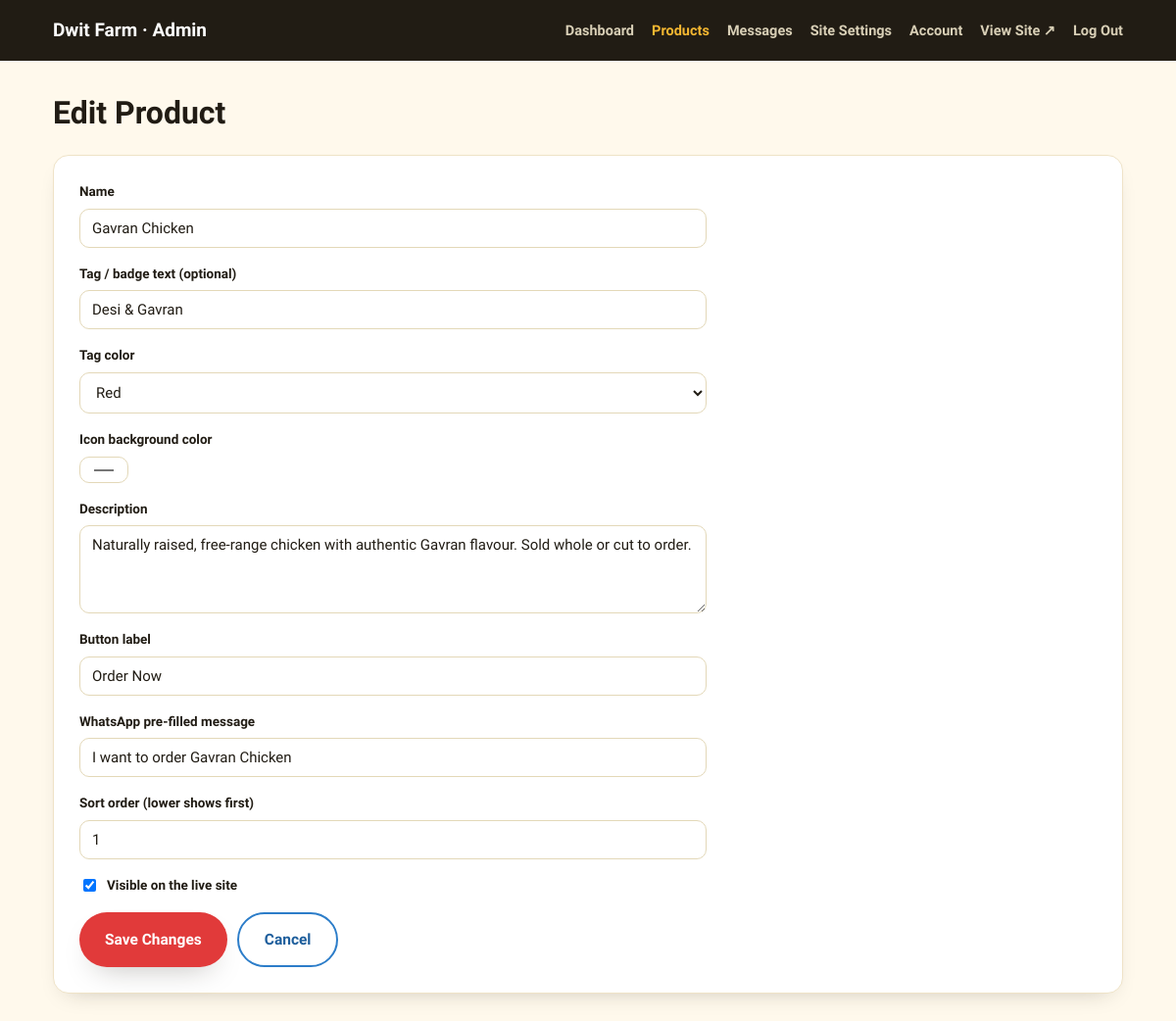
The app's page /admin/products/1/edit (signed in) with its own data.
### models.py (models this page shows, shortened)
class Setting(db.Model):
    key = db.Column(db.String(80), primary_key=True)
    value = db.Column(db.Text, default="")

class Product(db.Model):
    id = db.Column(db.Integer, primary_key=True)
    name = db.Column(db.String(120), nullable=False)
    tag = db.Column(db.String(60), default="")            # small badge, e.g. "Desi & Gavran"
    tag_color = db.Column(db.String(20), default="red")    # red | yellow | blue (matches CSS classes)
    art_bg = db.Column(db.String(20), default="#FBE3E1")   # background color behind the icon
    description = db.Column(db.Text, default="")
    cta_label = db.Column(db.String(60), default="Order Now")
    whatsapp_message = db.Column(db.String(255), default="")
    sort_order = db.Column(db.Integer, default=0)
    is_active = db.Column(db.Boolean, default=True)
    created_at = db.Column(db.DateTime, default=datetime.utcnow)

### app.py (the view, shortened to what this page needs)
    @app.route("/admin/products/<int:product_id>/edit", methods=["GET", "POST"])
    @login_required
    def admin_product_edit(product_id):
        p = Product.query.get_or_404(product_id)
        return render_template("admin/product_form.html", product=p, active="products")

### app.py (called while the page is built)
def get_settings():
    return {s.key: s.value for s in Setting.query.all()}

def login_required(view):
    @wraps(view)
    def wrapped(*args, **kwargs):
        if not session.get("admin_id"):
            flash("Please log in to continue.", "error")
            return redirect(url_for("admin_login", next=request.path))
        return view(*args, **kwargs)
    return wrapped

### templates/admin/product_form.html (shortened to what this page needs)
{% extends "admin/base.html" %}
{% block content %}
<h1 style="margin-bottom:24px;">{{ "Edit Product" if product else "Add Product" }}</h1>
<div class="admin-card">
  <form method="POST" class="admin-form">
    <label>Name <input type="text" name="name" required value="{{ product.name if product else '' }}"></label>
    <label>Tag / badge text (optional) <input type="text" name="tag" value="{{ product.tag if product else '' }}" placeholder="e.g. Daily Fresh"></label>
    <label>Tag color
      <select name="tag_color">
        {% for c in ["red","yellow","blue"] %}
        <option value="{{ c }}" {% if product and product.tag_color == c %}selected{% endif %}>{{ c|capitalize }}</option>
        {% endfor %}
      </select>
    </label>
    <label>Icon background color <input type="color" name="art_bg" value="{{ product.art_bg if product else '#FBE3E1' }}"></label>
    <label>Description <textarea name="description" required>{{ product.description if product else '' }}</textarea></label>
    <label>Button label <input type="text" name="cta_label" value="{{ product.cta_label if product else 'Order Now' }}"></label>
    <label>WhatsApp pre-filled message
      <input type="text" name="whatsapp_message" value="{{ product.whatsapp_message if product else '' }}" placeholder="e.g. I want to order ...">
    </label>
    <label>Sort order (lower shows first) <input type="number" name="sort_order" value="{{ product.sort_order if product else 0 }}"></label>
    <label class="checkbox-row">
      <input type="checkbox" name="is_active" {% if not product or product.is_active %}checked{% endif %}>
      Visible on the live site
    </label>
    <div style="display:flex;gap:10px;">
      <button type="submit" class="btn btn-red" style="border:none;cursor:pointer;">{{ "Save Changes" if product else "Add Product" }}</button>
      <a href="{{ url_for('admin_products') }}" class="btn btn-outline">Cancel</a>
    </div>
  </form>
</div>
{% endblock %}

### templates/admin/base.html (shortened to what this page needs)
<!DOCTYPE html>
<html lang="en">
<head>
<link rel="stylesheet" href="{{ url_for('static', filename='css/styles.css') }}">
</head>
<body class="admin-shell">
{% if session.get('admin_id') %}
<div class="admin-topbar">
  <div class="container">
    <span class="brand-mini">{{ settings.site_name }} · Admin</span>
    <nav class="admin-nav">
      <a href="{{ url_for('admin_dashboard') }}" class="{{ 'active' if active=='dashboard' else '' }}">Dashboard</a>
      <a href="{{ url_for('admin_products') }}" class="{{ 'active' if active=='products' else '' }}">Products</a>
      <a href="{{ url_for('admin_messages') }}" class="{{ 'active' if active=='messages' else '' }}">Messages</a>
      <a href="{{ url_for('admin_settings') }}" class="{{ 'active' if active=='settings' else '' }}">Site Settings</a>
      <a href="{{ url_for('admin_account') }}" class="{{ 'active' if active=='account' else '' }}">Account</a>
      <a href="{{ url_for('index') }}" target="_blank">View Site ↗</a>
      <a href="{{ url_for('admin_logout') }}">Log Out</a>
    </nav>
  </div>
</div>
{% endif %}
<div class="admin-main">
  <div class="container">
    {% block content %}{% endblock %}
  </div>
</div>
</body>
</html>

### static/css/styles.css (style rules this page uses)
:root { --cream: #FFF9EC; --cream-deep: #FFF1D6; --paper: #FFFFFF; --ink: #211C14; --ink-soft: #5B5346; --red: #E13A3A; --red-dark: #B8262A; --blue: #2C7DC9; --blue-dark: #1E5E9C; --yellow: #F4B731; --yellow-dark: #C98E11; --green: #1F6B3F; --green-dark: #154B2C; --green-mist: #E7F3E6; --radius-lg: 26px; --radius-md: 16px; --radius-sm: 10px; --shadow-soft: 0 14px 30px -16px rgba(33,28,20,0.35); --shadow-card: 0 10px 24px -14px rgba(33,28,20,0.28); }
* { box-sizing:border-box; }
html { scroll-behavior:smooth; }
body { margin:0; background:var(--cream); color:var(--ink); font-family:"Work Sans", "Noto Sans Devanagari", sans-serif; font-size:16px; line-height:1.6; -webkit-font-smoothing:antialiased; }
a { color:inherit;text-decoration:none; }
h1,h2,h3,h4 { font-family:"Baloo 2","Work Sans",sans-serif; margin:0 0 .4em; line-height:1.12; color:var(--ink); }
.container { width:100%; max-width:1140px; margin:0 auto; padding:0 24px; }
.btn { display:inline-flex; align-items:center; gap:9px; font-family:"Work Sans",sans-serif; font-weight:700; font-size:15.5px; padding:14px 26px; border-radius:999px; border:2px solid transparent; cursor:pointer; transition:transform .15s ease, box-shadow .15s ease, background .15s ease; white-space:nowrap; }
.btn-red { background:var(--red);color:#fff;box-shadow:var(--shadow-soft); }
.btn-outline { background:transparent;border-color:var(--blue);color:var(--blue-dark); }
.admin-shell { min-height:100vh;background:var(--cream); }
.admin-topbar { background:var(--ink);color:#fff;padding:16px 0; }
.admin-topbar .container { display:flex;align-items:center;justify-content:space-between;flex-wrap:wrap;gap:12px; }
.admin-topbar a { color:#EFE6C8; }
.admin-topbar .brand-mini { font-family:"Baloo 2";font-weight:800;font-size:19px;color:#fff; }
.admin-nav { display:flex;gap:18px;flex-wrap:wrap;font-size:14.5px;font-weight:600; }
.admin-nav a { color:#D8CFB6; }
.admin-nav a.active,.admin-nav a:hover { color:var(--yellow); }
.admin-main { padding:36px 0 60px; }
.admin-card { background:var(--paper);border:1px solid #EFE3C7;border-radius:var(--radius-md); padding:26px;box-shadow:var(--shadow-card);margin-bottom:24px; }
.admin-form { display:flex;flex-direction:column;gap:16px;max-width:640px; }
.admin-form label { display:flex;flex-direction:column;gap:6px;font-size:13.5px;font-weight:600;color:var(--ink); }
.admin-form input[type="text"],.admin-form input[type="password"], .admin-form input[type="number"],.admin-form input[type="color"], .admin-form textarea,.admin-form select { font-family:"Work Sans",sans-serif;font-size:15px;padding:10px 12px; border-radius:var(--radius-sm);border:1px solid #E3D8B8;background:#fff;color:var(--ink); }
.admin-form textarea { min-height:90px; }
.admin-form .checkbox-row { flex-direction:row;align-items:center;gap:8px; }
.admin-form .checkbox-row input { width:auto; }

### records on screen
Setting: site_name "Dwit Farm"
Product: name "Gavran Chicken", tag "Desi & Gavran", tag_color "Red", art_bg "#fbe3e1", description "Naturally raised, free-range chicken with authentic Gavran flavour. Sold whole or cut to order.", cta_label "Order Now", whatsapp_message "I want to order Gavran Chicken", sort_order "1", is_active "☑"

### other values on screen
{{ "Edit Product" if product else "Add Product" }} "Edit Product"
{{ "Save Changes" if product else "Add Product" }} "Save Changes"
